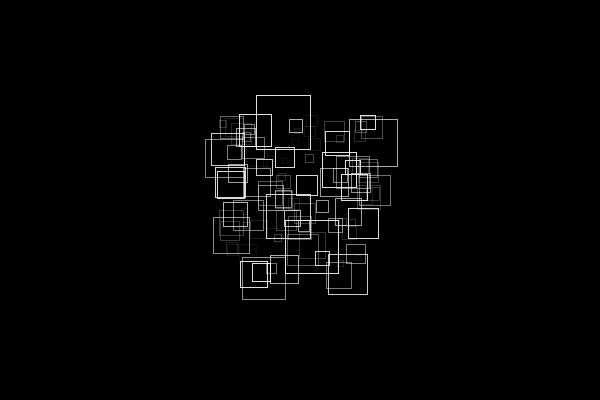
Frame 1 (no input)
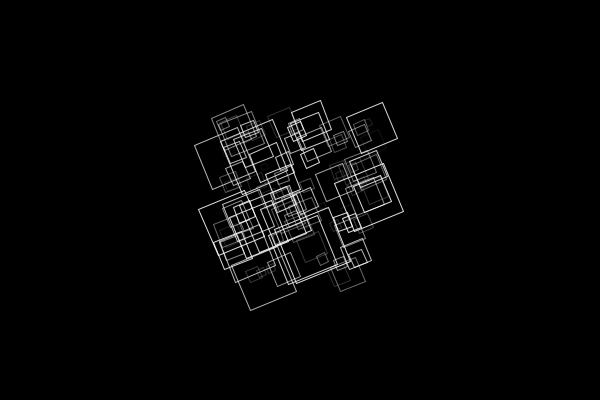
Frame 60 (the mouse pressed at the canvas centre just before this capture)
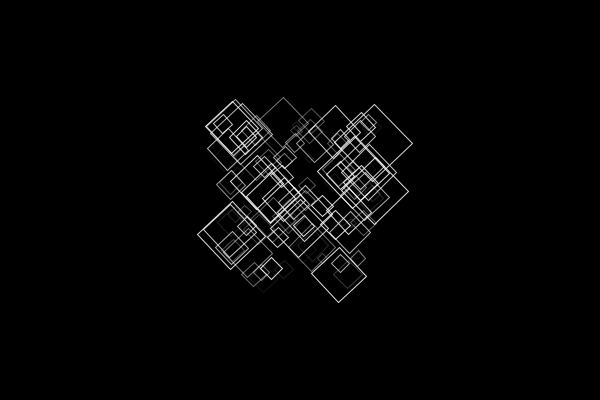
Frame 120 (the mouse held since frame 60 and released just before this capture)

The Processing sketch that drew these frames (run headless with seeded random() and noise(); from frame 60 on, the mouse is pressed at the canvas centre):

// Processing sketch: processing_108810
// ── processing_108810.pde

int repeat = 100;
int rd = 40; //max radius
float sz; 
float t; //transparency
Polynom[] polyNoms = new Polynom[repeat];

void setup() {
  size(600, 400);
  background(0);
  rectMode(CENTER);
  noFill();

  for (int i = 0; i < polyNoms.length; i++) {
    t = map(i, 0, repeat, 50, 200);
    sz = random(-rd, rd);
    sz = (sz > 0 && sz < 10) ? 10:sz;
    sz= (sz > -10 && sz <= 0)?-10:sz;
    polyNoms[i] = new Polynom(t, sz);
  }
}

void draw() {
  background(0);
  for (int i = 0; i < polyNoms.length; i++) {
    polyNoms[i].display();
  }
}

void mouseClicked() {
  setup();
}

class Polynom {
  float sz, defsize;
  float t;
  float x= width/2 + 2*random(-rd, rd) ;
  float y= height/2 + 2*random(-rd, rd);
  float theta = 0;
  float incr = random(TWO_PI);
  //float incr = noise(frameCount/100)*random(PI);

  Polynom(float _t, float _sz) {
    t = _t;
    sz = _sz;
  }

  void display() {
    translate(x, y);
    rotate(theta);
    //sz = sz+sin(theta)*20;
    defsize = sz+(sin(incr)*.5*sz);
    t = map(defsize, 0.5*sz, 1.5*sz, 15, 225);
    stroke(255, t);
    //ellipse(0, 0, defsize, defsize);
    rect(0, 0, defsize, defsize);
    resetMatrix();

    theta += .02;
    incr += .04;
  }
}
